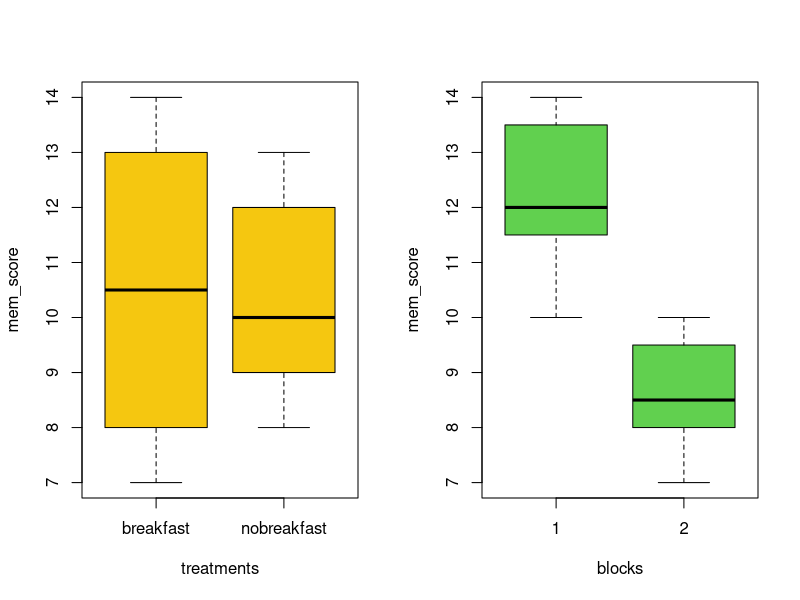
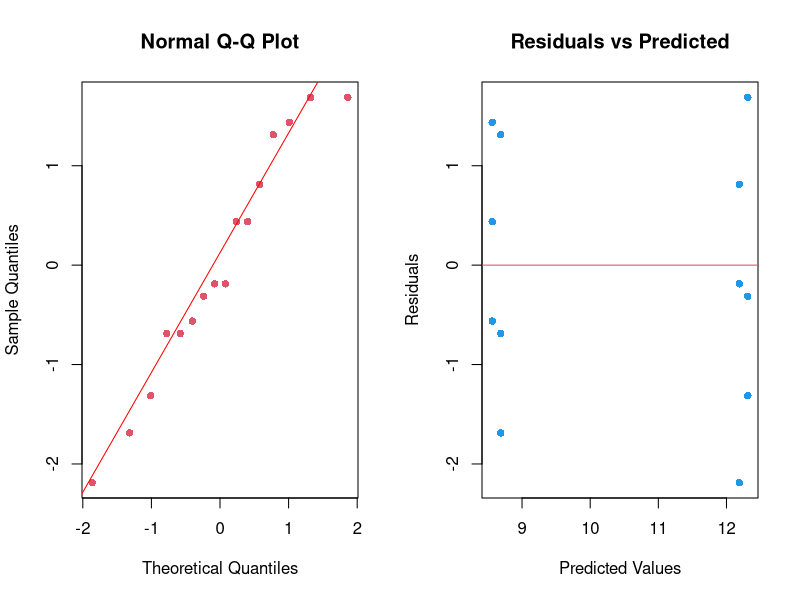

The R source for these figures, in order:
###############################################################
#Set-Up Before Coding Design
###############################################################
#Randomization
rmo <- matrix(0,nrow=4,ncol=4)
for(i in 1:4){
  rmo[,i]<-sample(1:4)
}
set.seed(16)
colnames(rmo) <- c("D", "M", "E", "X") #participants
rownames(rmo) <- c("no,G1", "no,G2", "yes,G1", "yes,G2") 
rmo

#######
# Key #
#######
  #no = did not eat breakfast before playing game
  #yes = eat breakfast before playing game
  #G1 = play memory game 1
  #G2 = play memory game 2

#Input Data
mem_score <- c(12, 8, 9, 14,
               7, 11, 10, 9,
               14, 13, 8, 10,
               8, 10, 12, 12)

participant <- rep(c("D", "M", "E", "X"), each = 4)

mgame <- c(rep(c(1,2), 1), rep(c(2,1), 1), 
              rep(c(2,1), 1), rep(c(1,2), 1),
              rep(c(1,2), each = 2),
              rep(c(2,1), each = 2))
              
days <- c(rep(c(1,2), 2),
          rep(c(2,1), each = 2),
          rep(c(2,1), 2),
          rep(c(1,2), 1), rep(c(2,1), 1))

treatments <- vector(length=16) 
  for(i in 1:16) {
    if(days[i]==1) treatments[i]="nobreakfast"
    if(days[i]==2) treatments[i]="breakfast"
}  
       
data <- data.frame(mem_score, participant, mgame, treatments, days)
data

###############################################################
#Original Design: RCBD
###############################################################

treatments <- as.factor(treatments)
blocks <- as.factor(mgame)

m <- lm(mem_score ~ treatments + blocks)
anova(m)

par(mfrow = c(1,2))
boxplot(mem_score ~ treatments, col = 7)
boxplot(mem_score ~ blocks, col = 3)

#Model Assumptions
shapiro.test(m$residuals)
bartlett.test(mem_score, treatments)
bartlett.test(mem_score, blocks)

par(mfrow = c(1,2))
qqnorm(m$residuals, pch = 16, col = 2)
qqline(m$residuals, col = "red")
plot(x = m$fitted.values, y = m$residuals, xlab = "Predicted Values",
     ylab = "Residuals", main = "Residuals vs Predicted",
     col = 4, pch = 16)
abline(h=0, col = 2)

###############################################################
#Additional Design: 2^3 Factorial w/ replicates in 4 blocks
###############################################################

#Randomization
set.seed(61)
rmo2 <- matrix(sample(1:16), nrow = 4)
colnames(rmo2) <- c("D", "M", "E", "X") 
rownames(rmo2) <- c("no,G1", "no,G2", "yes,G1", "yes,G2") 
rmo2

mem_score2 <- c(14, 7, 13, 11,
               10, 12, 9, 8,
               9, 8, 10, 12,
               10, 12, 14, 8)

participant2 <- rep(c("E", "M", "E", "M",
                     "X", "X", "D", "X",
                     "M", "D", "E", "D",
                     "M", "X", "D", "E"))

mgame2 <- c(rep(c(1,2), 1), rep(c(1), each = 2), 
           rep(c(2,1), 1), rep(c(2), each = 4),
           rep(c(2,1), 1),
           rep(c(1), each = 2), rep(c(1,2), 1))

days2 <- c(rep(c(2), each = 2), rep(c(1,2), 1),
          rep(c(2,1), 1), rep(c(1), 3),
          rep(c(2,1), 1), rep(c(1), 2),
          rep(c(2), 3))

treatments2 <- vector(length=16) 
for(i in 1:16) {
  if(days2[i]==1) treatments2[i]="nobreakfast"
  if(days2[i]==2) treatments2[i]="breakfast"
}  

data2 <- data.frame(mem_score2, participant2, mgame2, treatments2, days2)
data2

A <- treatments2
for(i in 1:16) {
  if(A[i]=="nobreakfast") A[i]=-1
  if(A[i]=="breakfast") A[i]=1
}  
A <- as.numeric(A) 

B <- days2
for(i in 1:16) {
  if(B[i]==1) B[i]=-1
  if(B[i]==2) B[i]=1
}  

C <- mgame2
for(i in 1:16) {
  if(C[i]==1) C[i]=-1
  if(C[i]==2) C[i]=1
}  

AB <- A*B #confounded treatments & days 

A <- as.factor(A) #treatments
B <- as.factor(B) #days
C <- as.factor(C) #games
D <- AB #confounded treatments & days 
reps <- as.factor(participant2) #participant = replicates

data2.1 <- data.frame(A, B, C, D, mem_score2)
data2.1


blocks <- c(rep(c(1,2,3,1), 1),
            rep(c(2,3,4,4), 1),
            rep(c(4,2,4,3), 1),
            rep(c(3,1,1,2), 1))

data2.2 <- data.frame(A, B, C, D, blocks, reps, mem_score2)
data2.2

m2 <- lm(mem_score2 ~ reps + blocks%in%reps + C + D)
anova(m2)

#Model Assumptions
shapiro.test(m2$residuals)
bartlett.test(mem_score2, reps)
bartlett.test(mem_score2, C)


